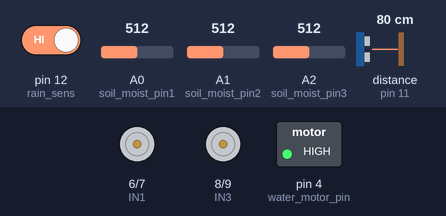
Recording of a sketch running on a simulated Arduino Uno, built with avr-gcc and run on an emulated ATmega328P. Parts: motor-driver pin pairs drawn as motors (green arrow = first pin HIGH = forward, orange = second pin HIGH = backward, longer = more drive, scaled by the enable pin), switched loads named in the sketch (green lamp = pin HIGH). Wiring (inferred from the names in the program): ultrasonic range finder: trigger pin 13; echo pin 11. The inputs (shaded band) are chosen by the test bench; at power-on: A0 (soil_moist_pin1) = 512, pin 12 (rain_sens) HIGH, A1 (soil_moist_pin2) = 512, A2 (soil_moist_pin3) = 512, distance to the obstacle (sensor on pin 11) 80 cm. The echo pulse lasts 58.3 µs per cm; pins used as bus, display or sensor lines are not drawn; what the sketch prints to the serial monitor is not drawn.

Above: at 1.2 s.
1.3 s: A0 (soil_moist_pin1) set to 587
4.2 s: A0 (soil_moist_pin1) set to 618
At 6.6 s:
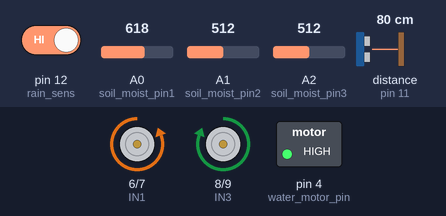
At 11.9 s:
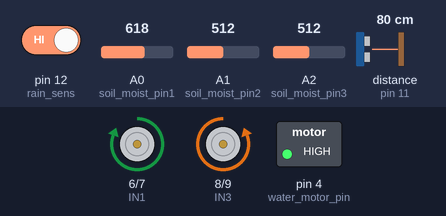
14.5 s: A0 (soil_moist_pin1) set to 610
Timing chart, 0 to 23.2 s (numbered marks = the images above; inputs shaded):
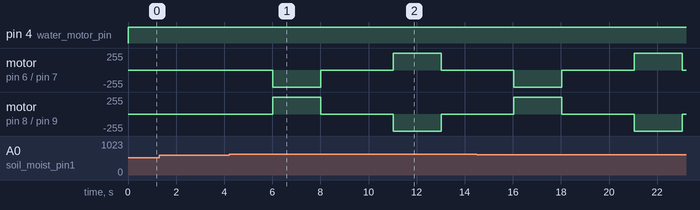

Measured:
- the behaviour switches between 600 and 601 on A0 (soil_moist_pin1) (found by bisection; images 0 and 1)
- after the input at 1.3 s, every drawn part: stays the same
- after the input at 4.2 s, motor on pin 6 (IN1) / pin 7 (IN2): stopped → backward 255/255 after 1.8 s, → stopped 2.0 s later, → forward 255/255 3.0 s later, → stopped 2.0 s later; motor on pin 8 (IN3) / pin 9 (IN4): stopped → forward 255/255 after 1.8 s, → stopped 2.0 s later, → backward 255/255 3.0 s later, → stopped 2.0 s later

The sketch:

Arduino__Master_.ino
```cpp
#include <Wire.h>
#include <SoftwareSerial.h>
SoftwareSerial SLAVE_SERVO_SERIAL(2, 3); // RX, TX

const byte I2C_ADDRESS = 8;

#define IN1 6
#define IN2 7
#define IN3 8
#define IN4 9
#define ENA 5
#define ENB 10

const int soil_moist_pin1 = A0;
const int soil_moist_pin2 = A1;
const int soil_moist_pin3 = A2;

#define water_motor_pin 4
#define rain_sens 12
#define TRIGGER_PIN 13
#define ECHO_PIN 11
#define tank_threshold 12

int tank_flag = 0;
int waterPump_flag = 0;
int ceilingEnable = 0;
int pumpEnable = 0;

long duration;
int distance;

int ceilingStatus = 0;
int dry = 0;
int ceilingActionTaken = 0;

volatile int receivedPrediction = 0;
int rainToday = 0;

float soil_moist(int pin) {
  return analogRead(pin);
}

void send_sensors_data() {
  int soil1 = analogRead(soil_moist_pin1);
  int soil2 = analogRead(soil_moist_pin2);
  int soil3 = analogRead(soil_moist_pin3);
  Wire.write(rainToday >> 8); Wire.write(rainToday & 0xFF);
  Wire.write(soil1 >> 8); Wire.write(soil1 & 0xFF);
  Wire.write(soil2 >> 8); Wire.write(soil2 & 0xFF);
  Wire.write(soil3 >> 8); Wire.write(soil3 & 0xFF);
  Wire.write(distance >> 8); Wire.write(distance & 0xFF);
  Wire.write(waterPump_flag);
  Wire.write(ceilingStatus);
  Wire.write(tank_flag);
}

void receive_data(int data_size) {
  if (data_size >= 4) {
    int highByte = Wire.read();
    int lowByte = Wire.read();
    receivedPrediction = (highByte << 8) | lowByte;
    ceilingEnable = Wire.read();
    pumpEnable = Wire.read();
  }
  while (Wire.available()) Wire.read(); // Flush any extra
}

void openCeiling() {
  analogWrite(ENA, 255); analogWrite(ENB, 255);
  digitalWrite(IN1, LOW); digitalWrite(IN2, HIGH); // A+B: Push
  digitalWrite(IN3, HIGH); digitalWrite(IN4, LOW); // C+D: Pull
  delay(2000);
  stopCeiling();
  ceilingStatus = 1;
}

void closeCeiling() {
  analogWrite(ENA, 255); analogWrite(ENB, 255);
  digitalWrite(IN1, HIGH); digitalWrite(IN2, LOW); // A+B: Pull
  digitalWrite(IN3, LOW); digitalWrite(IN4, HIGH); // C+D: Push
  delay(2000);
  stopCeiling();
  ceilingStatus = 0;
}

void stopCeiling() {
  digitalWrite(IN1, LOW); digitalWrite(IN2, LOW); digitalWrite(ENA, LOW);
  digitalWrite(IN3, LOW); digitalWrite(IN4, LOW); digitalWrite(ENB, LOW);
}

int tank_Check() {
  digitalWrite(TRIGGER_PIN, LOW);
  delayMicroseconds(2);
  digitalWrite(TRIGGER_PIN, HIGH);
  delayMicroseconds(10);
  digitalWrite(TRIGGER_PIN, LOW);
  duration = pulseIn(ECHO_PIN, HIGH);
  distance = (duration * 0.0343) / 2;
  return distance;
}

void checkSoilDryStatus() {
  dry = 0;
  const int DRY_THRESHOLD = 600;
  float moist[3] = { soil_moist(A0), soil_moist(A1), soil_moist(A2) };
  for (int i = 0; i < 3; i++) {
    if (moist[i] > DRY_THRESHOLD) {
      dry = 1;
      break;
    }
  }
}

void irregate() {
  if (pumpEnable == 1 && dry == 1 && rainToday == 0) {
    digitalWrite(water_motor_pin, LOW);
    Serial.println("Water pump ON");
    waterPump_flag = 1;
  } else {
    digitalWrite(water_motor_pin, HIGH);
    Serial.println("Water pump OFF");
    waterPump_flag = 0;
  }

  if (ceilingEnable == 1 && ceilingActionTaken == 0 && ceilingStatus != 1) {
    openCeiling();
    Serial.println("Ceiling is opened by user command.");
    ceilingActionTaken = 1;
  } else if (ceilingEnable == 0 && ceilingActionTaken == 0 && ceilingStatus != 0) {
    closeCeiling();
    Serial.println("Ceiling is closed by user command.");
    ceilingActionTaken = 1;
  }

  // AI-based actions if no manual override
  if (ceilingActionTaken == 0) {
    if (receivedPrediction == 1 && dry == 0) {
      closeCeiling();
      Serial.println("AI: Rain predicted, soil wet → ceiling closed.");
      ceilingActionTaken = 1;
    } else if (receivedPrediction == 1 && dry == 1) {
      openCeiling();
      Serial.println("AI: Rain predicted, soil dry → ceiling opened.");
      ceilingActionTaken = 1;
    } else if (receivedPrediction == 0 && dry == 1) {
      openCeiling();
      Serial.println("AI: No rain predicted, soil dry → ceiling opened.");
      ceilingActionTaken = 1;
    }
  }
}

void setup() {
  Serial.begin(115200);
  SLAVE_SERVO_SERIAL.begin(9600);
  pinMode(soil_moist_pin1, INPUT);
  pinMode(soil_moist_pin2, INPUT);
  pinMode(soil_moist_pin3, INPUT);
  pinMode(rain_sens, INPUT);
  pinMode(IN1, OUTPUT); pinMode(IN2, OUTPUT);
  pinMode(IN3, OUTPUT); pinMode(IN4, OUTPUT);
  pinMode(ENA, OUTPUT); pinMode(ENB, OUTPUT);
  pinMode(water_motor_pin, OUTPUT);
  pinMode(TRIGGER_PIN, OUTPUT); pinMode(ECHO_PIN, INPUT);
  Wire.begin(I2C_ADDRESS);
  Wire.onReceive(receive_data);
  Wire.onRequest(send_sensors_data);
}

void loop() {
  ceilingActionTaken = 0;

  checkSoilDryStatus();

  int rain_value = digitalRead(rain_sens);
  Serial.print("Prediction: "); Serial.print(receivedPrediction);
  Serial.print(" | Rain sensor: "); Serial.print(rain_value);

  // Rain sensor logic
  if (rain_value == 0) {
    rainToday = 1;
    digitalWrite(water_motor_pin, HIGH);
    waterPump_flag = 0;

    if (ceilingStatus != 0 && ceilingActionTaken == 0) {
      closeCeiling();
      Serial.println("Ceiling closed due to rain sensor.");
      ceilingActionTaken = 1;
    }
  } else {
    rainToday = 0;
  }

  Serial.print(" | rainToday: "); Serial.println(rainToday);

  if (rainToday != 1) {
    irregate();
  }

  Serial.print("Ceiling status: ");
  Serial.println(ceilingStatus == 1 ? "OPEN" : "CLOSED");

  int tank_lvl = tank_Check();
  Serial.print("Tank distance: "); Serial.print(distance); Serial.println(" cm");

  if (tank_lvl > tank_threshold) {
    if (receivedPrediction == 1 || rain_value == 0) {
      SLAVE_SERVO_SERIAL.println("OPEN_SLIDER");
      SLAVE_SERVO_SERIAL.println(" ");
    } else if (receivedPrediction == 0) {
      Serial.println("[ALERT] Tank is low and no rain predicted.");
      tank_flag = 1;
    }
  } else {
    SLAVE_SERVO_SERIAL.println("CLOSE_SLIDER");
    SLAVE_SERVO_SERIAL.println(" ");
    tank_flag = 0;
  }

  delay(3000);
}
```
